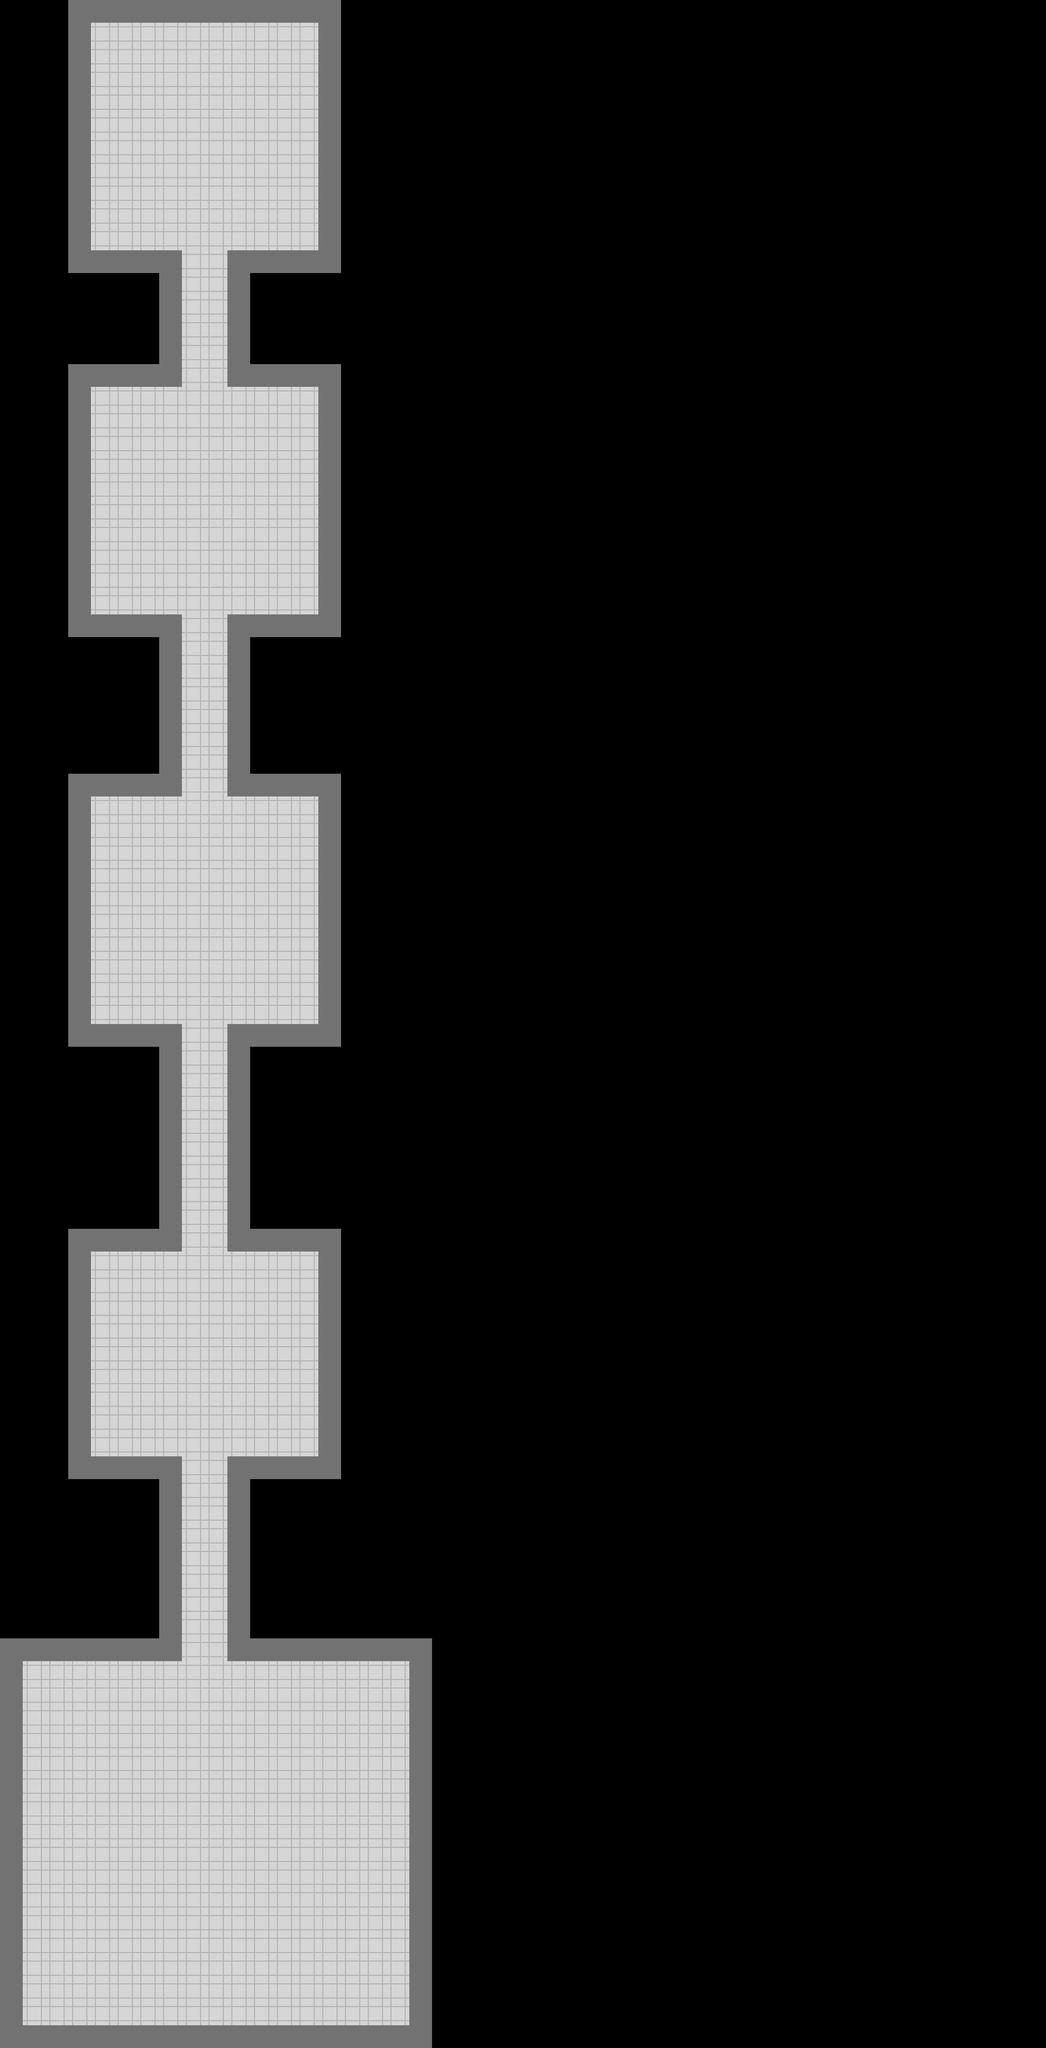

This is a level from a 2D game, rendered from its Tiled map with the project's own tilesets. A one-line summary and the map file follow, with tile-layer data summarised:
An orthogonal 46x90 tile map with 64x64 px tiles, 2 tile layers (floor, walls), 3 hidden layers not drawn and 28 objects.

<map version="1.10" tiledversion="1.11.2" orientation="orthogonal" renderorder="right-down" width="46" height="90" tilewidth="64" tileheight="64" infinite="0" nextlayerid="8" nextobjectid="36">
 <tileset firstgid="1" source="../room_tileset.tsx" />
 <layer id="1" name="floor" width="46" height="90">
  <data>[4140 cells, 728 non-empty, 1 distinct tile ids]</data>
 </layer>
 <layer id="2" name="walls" width="46" height="90">
  <data>[4140 cells, 278 non-empty, 1 distinct tile ids]</data>
 </layer>
 <layer id="3" name="chests" width="46" height="90" visible="0">
  <data>[4140 cells, 1 non-empty, 1 distinct tile ids]</data>
 </layer>
 <layer id="4" name="normal_enemy_texture" width="46" height="90" visible="0">
  <data>[4140 cells, 1 non-empty, 1 distinct tile ids]</data>
 </layer>
 <layer id="5" name="player" width="46" height="90" visible="0">
  <data>[4140 cells, 1 non-empty, 1 distinct tile ids]</data>
 </layer>
 <objectgroup id="6" name="enemies">
  <object id="5" gid="3" x="345.818" y="1238.42" width="64" height="64">
   <properties>
    <property name="room" type="int" value="1" />
   </properties>
  </object>
  <object id="7" gid="3" x="542.788" y="1435.39" width="64" height="64">
   <properties>
    <property name="room" type="int" value="1" />
   </properties>
  </object>
  <object id="8" gid="3" x="342.788" y="1644.48" width="64" height="64">
   <properties>
    <property name="room" type="int" value="1" />
   </properties>
  </object>
  <object id="9" gid="3" x="768" y="1664" width="64" height="64">
   <properties>
    <property name="room" type="int" value="1" />
   </properties>
  </object>
  <object id="10" gid="3" x="764" y="1241.45" width="64" height="64">
   <properties>
    <property name="room" type="int" value="1" />
   </properties>
  </object>
  <object id="11" gid="4" x="448" y="2688" width="64" height="64">
   <properties>
    <property name="room" type="int" value="2" />
   </properties>
  </object>
  <object id="12" gid="4" x="640" y="2688" width="64" height="64">
   <properties>
    <property name="room" type="int" value="2" />
   </properties>
  </object>
  <object id="13" gid="4" x="640" y="2496" width="64" height="64">
   <properties>
    <property name="room" type="int" value="2" />
   </properties>
  </object>
  <object id="14" gid="4" x="448" y="2496" width="64" height="64">
   <properties>
    <property name="room" type="int" value="2" />
   </properties>
  </object>
  <object id="16" gid="3" x="320" y="3648" width="64" height="64">
   <properties>
    <property name="room" type="int" value="3" />
   </properties>
  </object>
  <object id="17" gid="3" x="320" y="4032" width="64" height="64">
   <properties>
    <property name="room" type="int" value="3" />
   </properties>
  </object>
  <object id="18" gid="3" x="576" y="3840" width="64" height="64">
   <properties>
    <property name="room" type="int" value="3" />
   </properties>
  </object>
  <object id="19" gid="4" x="768" y="4032" width="64" height="64">
   <properties>
    <property name="room" type="int" value="3" />
   </properties>
  </object>
  <object id="20" gid="4" x="768" y="3648" width="64" height="64">
   <properties>
    <property name="room" type="int" value="3" />
   </properties>
  </object>
  <object id="22" gid="3" x="256" y="4864" width="64" height="64">
   <properties>
    <property name="room" type="int" value="4" />
   </properties>
  </object>
  <object id="23" gid="3" x="256" y="4992" width="64" height="64">
   <properties>
    <property name="room" type="int" value="4" />
   </properties>
  </object>
  <object id="24" gid="3" x="256" y="5120" width="64" height="64">
   <properties>
    <property name="room" type="int" value="4" />
   </properties>
  </object>
  <object id="25" gid="3" x="256" y="5248" width="64" height="64">
   <properties>
    <property name="room" type="int" value="4" />
   </properties>
  </object>
  <object id="26" gid="3" x="256" y="5376" width="64" height="64">
   <properties>
    <property name="room" type="int" value="4" />
   </properties>
  </object>
  <object id="27" gid="3" x="832" y="4864" width="64" height="64">
   <properties>
    <property name="room" type="int" value="4" />
   </properties>
  </object>
  <object id="28" gid="3" x="832" y="4992" width="64" height="64">
   <properties>
    <property name="room" type="int" value="4" />
   </properties>
  </object>
  <object id="29" gid="3" x="832" y="5120" width="64" height="64">
   <properties>
    <property name="room" type="int" value="4" />
   </properties>
  </object>
  <object id="30" gid="3" x="832" y="5248" width="64" height="64">
   <properties>
    <property name="room" type="int" value="4" />
   </properties>
  </object>
  <object id="31" gid="3" x="832" y="5376" width="64" height="64">
   <properties>
    <property name="room" type="int" value="4" />
   </properties>
  </object>
 </objectgroup>
 <objectgroup id="7" name="join_triggers">
  <object id="32" x="460" y="1021" width="226" height="66">
   <properties>
    <property name="room" type="int" value="1" />
   </properties>
  </object>
  <object id="33" x="495" y="2172" width="165" height="65">
   <properties>
    <property name="room" type="int" value="2" />
   </properties>
  </object>
  <object id="34" x="496" y="3452" width="167" height="66">
   <properties>
    <property name="room" type="int" value="3" />
   </properties>
  </object>
  <object id="35" x="485" y="4602" width="187" height="67">
   <properties>
    <property name="room" type="int" value="4" />
   </properties>
  </object>
 </objectgroup>
</map>
